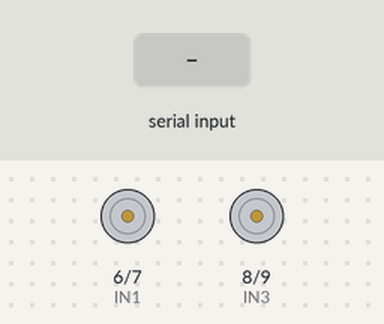
Simulated run of this sketch. Board: Arduino Uno, built with avr-gcc and run on an emulated ATmega328P. Parts: motor-driver pin pairs drawn as motors (green arrow = first pin HIGH = forward, orange = second pin HIGH = backward, longer = more drive, scaled by the enable pin). The inputs (shaded band) are chosen by the test bench.

Above: at 1.2 s.
1.3 s: "F" received over the second serial link
At 2.0 s:
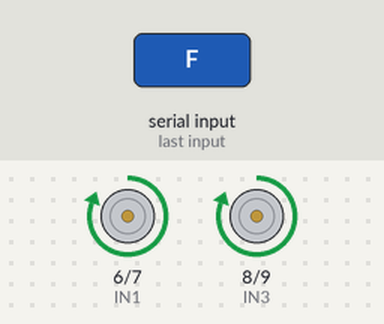
2.8 s: "B" received over the second serial link
At 3.1 s:
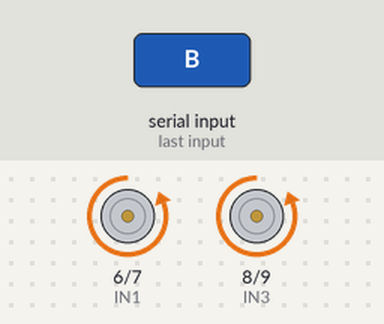
4.3 s: "L" received over the second serial link
At 5.4 s:
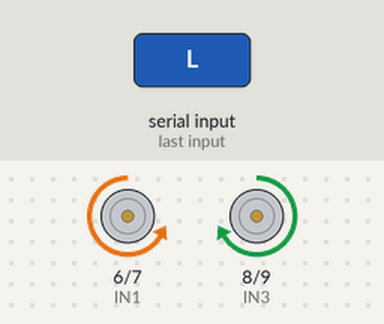
5.8 s: "R" received over the second serial link
At 6.6 s:
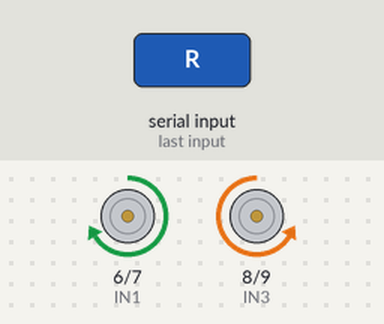
7.3 s: "F" received over the second serial link
At 7.7 s:
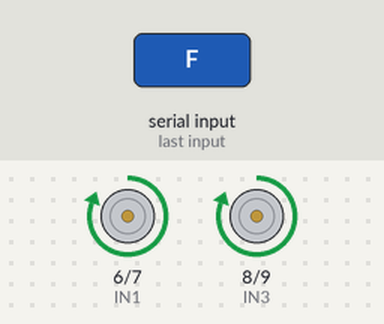
8.8 s: "B" received over the second serial link
At 10.1 s:
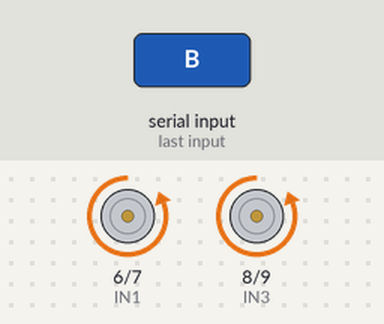
Timing chart, 0 to 11.3 s (numbered marks = the images above; inputs shaded):
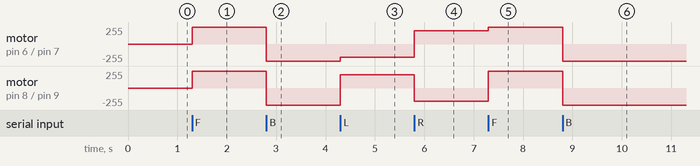

Measured:
- after the input at 1.3 s, motor on pin 6 (IN1) / pin 7 (IN2), motor on pin 8 (IN3) / pin 9 (IN4): stopped → forward 255/255 at once
- after the input at 2.8 s, motor on pin 6 (IN1) / pin 7 (IN2), motor on pin 8 (IN3) / pin 9 (IN4): forward 255/255 → backward 255/255 at once
- after the input at 4.3 s, motor on pin 6 (IN1) / pin 7 (IN2): backward 255/255 → backward 200/255 at once; motor on pin 8 (IN3) / pin 9 (IN4): backward 255/255 → forward 200/255 at once
- after the input at 5.8 s, motor on pin 6 (IN1) / pin 7 (IN2): backward 200/255 → forward 200/255 at once; motor on pin 8 (IN3) / pin 9 (IN4): forward 200/255 → backward 200/255 at once
- after the input at 7.3 s, motor on pin 6 (IN1) / pin 7 (IN2): forward 200/255 → forward 255/255 at once; motor on pin 8 (IN3) / pin 9 (IN4): backward 200/255 → forward 255/255 at once
- after the input at 8.8 s, motor on pin 6 (IN1) / pin 7 (IN2), motor on pin 8 (IN3) / pin 9 (IN4): forward 255/255 → backward 255/255 at once

The sketch:

Bluetooth_Car.ino
```cpp
#include <SoftwareSerial.h>

// Bluetooth module pins
#define BT_TX 2
#define BT_RX 3

// Motor driver pins
#define ENA 5
#define IN1 6
#define IN2 7
#define IN3 8
#define IN4 9
#define ENB 10


SoftwareSerial BT(BT_RX, BT_TX);

void setup() {
  pinMode(ENA, OUTPUT);
  pinMode(IN1, OUTPUT);
  pinMode(IN2, OUTPUT);
  pinMode(IN3, OUTPUT);
  pinMode(IN4, OUTPUT);
  pinMode(ENB, OUTPUT);


  BT.begin(9600);
  Serial.begin(9600);
}

void loop() {
  if (BT.available()) {
    char command = BT.read();

    // Forward
    if (command == 'F') {
      digitalWrite(IN1, HIGH);
      digitalWrite(IN2, LOW);
      digitalWrite(IN3, HIGH);
      digitalWrite(IN4, LOW);
      analogWrite(ENA, 255);
      analogWrite(ENB, 255);
    }
    // Backward
    else if (command == 'B') {
      digitalWrite(IN1, LOW);
      digitalWrite(IN2, HIGH);
      digitalWrite(IN3, LOW);
      digitalWrite(IN4, HIGH);
      analogWrite(ENA, 255);
      analogWrite(ENB, 255);
    }
    // Left
    else if (command == 'L') {
      digitalWrite(IN1, LOW);
      digitalWrite(IN2, HIGH);
      digitalWrite(IN3, HIGH);
      digitalWrite(IN4, LOW);
      analogWrite(ENA, 200);
      analogWrite(ENB, 200);
    }
    // Right
    else if (command == 'R') {
      digitalWrite(IN1, HIGH);
      digitalWrite(IN2, LOW);
      digitalWrite(IN3, LOW);
      digitalWrite(IN4, HIGH);
      analogWrite(ENA, 200);
      analogWrite(ENB, 200);
    }
    // Stop
    else if (command == 'S') {
      digitalWrite(IN1, LOW);
      digitalWrite(IN2, LOW);
      digitalWrite(IN3, LOW);
      digitalWrite(IN4, LOW);
      analogWrite(ENA, 0);
      analogWrite(ENB, 0);
    }
  }
}
```
